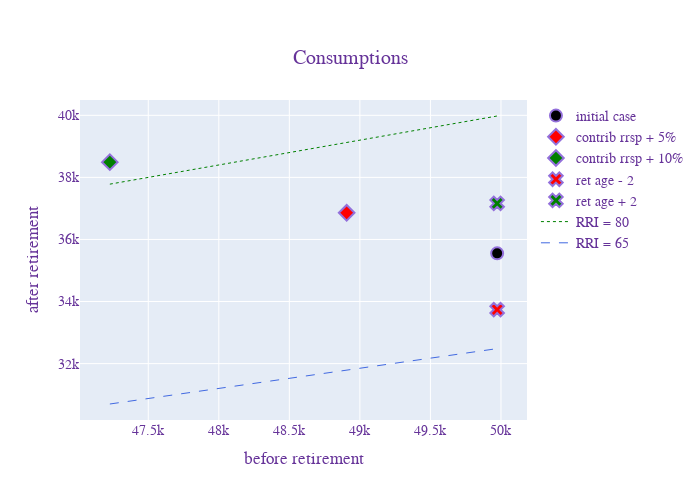

The notebook cell saved with this chart:
### Markdown cell above
## Change contribution rate rrsp and retirement age

### Code cell
def create_data_changes(df):
    df_change = pd.DataFrame(np.repeat(df.values, 5, axis=0), columns=df.columns)
    df_change.cont_rate_rrsp += np.array([0, 0.05, 0.10, 0, 0])
    df_change.ret_age += np.array([0, 0, 0, -2, 2])
    if any(df_change.couple) is True:
        df_change.s_ret_age += np.array([0, 0, 0, -2, 2])
    return df_change

df_change = create_data_changes(df)
results = main.run_simulations(df_change, nsim=1, n_jobs=1, non_stochastic=True, base_year=2020)
results.merge()
df_change = results.df_merged

names = ['initial case', 'contrib rrsp + 5%', 'contrib rrsp + 10%', 'ret age - 2', 'ret age + 2']
init_cons_bef, init_cons_after = df_change.loc[0, ['cons_bef', 'cons_after']].values.squeeze().tolist()

fig = go.Figure()

l_cons_bef = []
colors = ['black', 'red', 'green', 'red', 'green']
symbols = ['circle', 'diamond', 'diamond', 'x', 'x']
for index, row in df_change.iterrows():
    l_cons_bef.append(row['cons_bef'])
    rri = row['cons_after'] / row['cons_bef'] * 100
    fig.add_scatter(x=[row['cons_bef']], y=[row['cons_after']],
                    mode='markers',
                    marker_color=colors[index],
                    marker_symbol = symbols[index],
                    marker=dict(size=12, line=dict(color='MediumPurple', width=2)),
                    name=names[index],
                    hovertemplate=
                    '%{text} <br>'
                    'cons. bef. ret: $%{x:,.0f} <br>'+
                    'cons. after ret: $%{y:,.0f} <br>'+
                    '<extra></extra>',
                    text = [f'<b>{names[index]}</b> <br />RRI: {rri:.0f}'],
                    showlegend = True)

cons_bef = np.array([min(l_cons_bef), max(l_cons_bef)])
fig.add_trace(go.Scatter(x=cons_bef, y=.80 * cons_bef,
                         mode='lines', name="RRI = 80",
                         line=dict(color="Green", width=1, dash='dot')))

fig.add_trace(go.Scatter(x=cons_bef, y=.65 * cons_bef,
                         mode='lines', name="RRI = 65",
                         line=dict(color="RoyalBlue", width=1, dash='dash')))


fig.update_layout(height=500, width=700,
                  title={'text': f"Consumptions",
                         'x': 0.5,
                         'xanchor': 'center',
                         'yanchor': 'top'},
                  xaxis_title="before retirement",
                  yaxis_title="after retirement",
                  font=dict(family="Courier New, monospace",
                            size=14,
                            color="RebeccaPurple"))

fig.show()

### Figure 1 — Plotly figure (JSON) as saved in the notebook; plotly's stock layout.template omitted (floating-point values rounded to 4 significant figures)
{"data": [{"hovertemplate": "%{text} <br>cons. bef. ret: $%{x:,.0f} <br>cons. after ret: $%{y:,.0f} <br><extra></extra>", "marker": {"color": "black", "line": {"color": "MediumPurple", "width": 2}, "size": 12, "symbol": "circle"}, "mode": "markers", "name": "initial case", "showlegend": true, "text": ["<b>initial case</b> <br />RRI: 71"], "type": "scatter", "x": [49970.0], "y": [35550.0]}, {"hovertemplate": "%{text} <br>cons. bef. ret: $%{x:,.0f} <br>cons. after ret: $%{y:,.0f} <br><extra></extra>", "marker": {"color": "red", "line": {"color": "MediumPurple", "width": 2}, "size": 12, "symbol": "diamond"}, "mode": "markers", "name": "contrib rrsp + 5%", "showlegend": true, "text": ["<b>contrib rrsp + 5%</b> <br />RRI: 75"], "type": "scatter", "x": [48910.0], "y": [36860.0]}, {"hovertemplate": "%{text} <br>cons. bef. ret: $%{x:,.0f} <br>cons. after ret: $%{y:,.0f} <br><extra></extra>", "marker": {"color": "green", "line": {"color": "MediumPurple", "width": 2}, "size": 12, "symbol": "diamond"}, "mode": "markers", "name": "contrib rrsp + 10%", "showlegend": true, "text": ["<b>contrib rrsp + 10%</b> <br />RRI: 82"], "type": "scatter", "x": [47230.0], "y": [38490.0]}, {"hovertemplate": "%{text} <br>cons. bef. ret: $%{x:,.0f} <br>cons. after ret: $%{y:,.0f} <br><extra></extra>", "marker": {"color": "red", "line": {"color": "MediumPurple", "width": 2}, "size": 12, "symbol": "x"}, "mode": "markers", "name": "ret age - 2", "showlegend": true, "text": ["<b>ret age - 2</b> <br />RRI: 68"], "type": "scatter", "x": [49970.0], "y": [33740.0]}, {"hovertemplate": "%{text} <br>cons. bef. ret: $%{x:,.0f} <br>cons. after ret: $%{y:,.0f} <br><extra></extra>", "marker": {"color": "green", "line": {"color": "MediumPurple", "width": 2}, "size": 12, "symbol": "x"}, "mode": "markers", "name": "ret age + 2", "showlegend": true, "text": ["<b>ret age + 2</b> <br />RRI: 74"], "type": "scatter", "x": [49970.0], "y": [37160.0]}, {"line": {"color": "Green", "dash": "dot", "width": 1}, "mode": "lines", "name": "RRI = 80", "type": "scatter", "x": [47230.0, 49970.0], "y": [37780.0, 39980.0]}, {"line": {"color": "RoyalBlue", "dash": "dash", "width": 1}, "mode": "lines", "name": "RRI = 65", "type": "scatter", "x": [47230.0, 49970.0], "y": [30700.0, 32480.0]}], "layout": {"font": {"color": "RebeccaPurple", "family": "Courier New, monospace", "size": 14}, "height": 500, "title": {"text": "Consumptions", "x": 0.5, "xanchor": "center", "yanchor": "top"}, "width": 700, "xaxis": {"autorange": true, "range": [47010.0, 50190.0], "title": {"text": "before retirement"}, "type": "linear"}, "yaxis": {"autorange": true, "range": [30180.0, 40490.0], "title": {"text": "after retirement"}, "type": "linear"}}}
